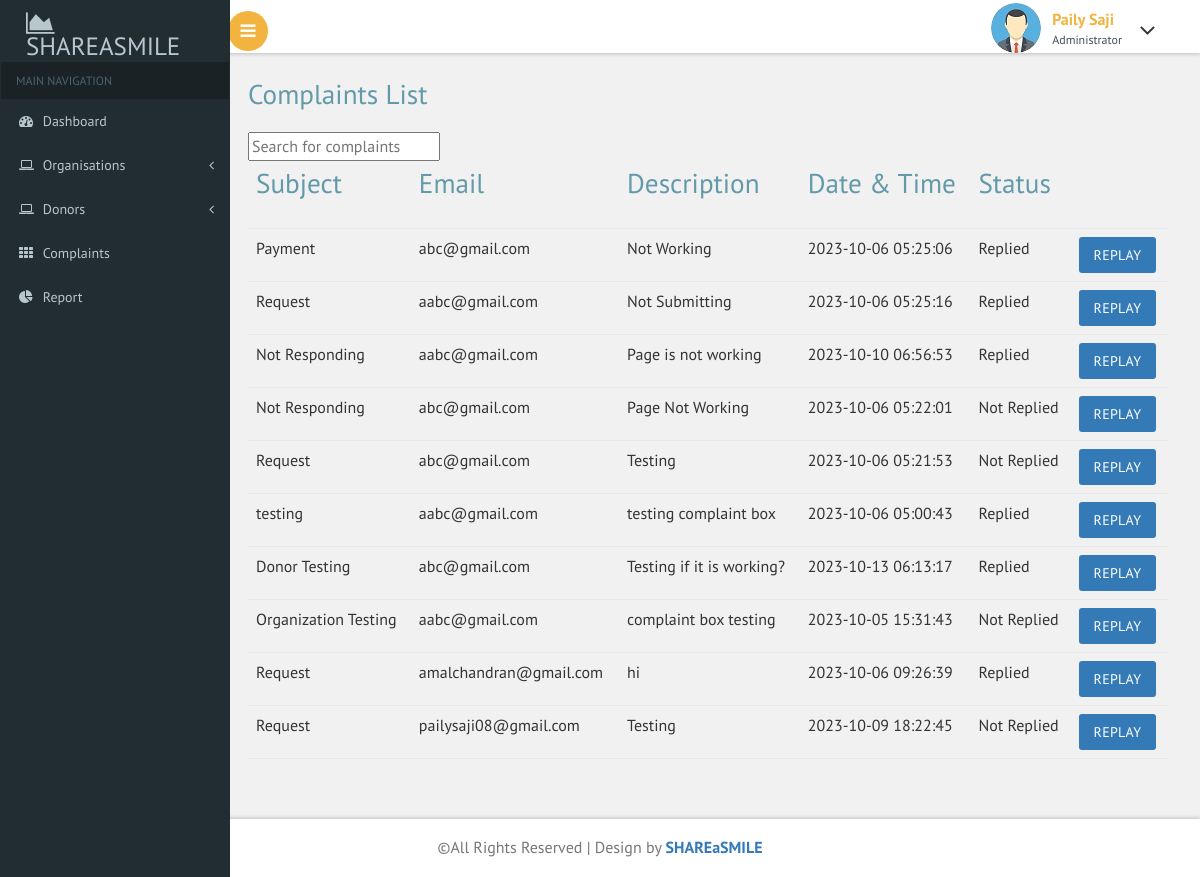
/admin/complaints.php, run on an earlier commit of the app's database.
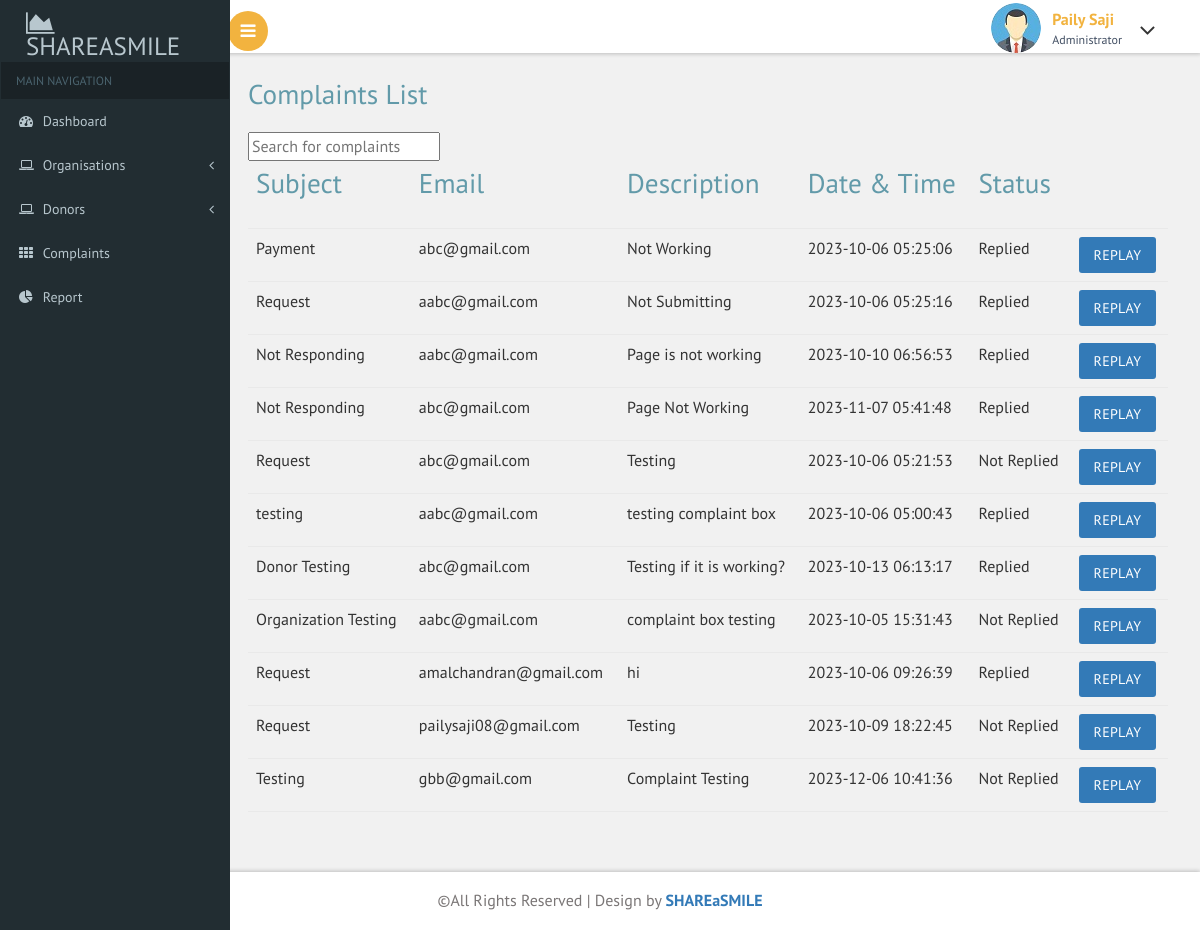
And on a later commit of the database.
### tables this page shows
CREATE TABLE `complaints` (
  `complaint_id` int(11) NOT NULL,
  `subject` varchar(100) NOT NULL,
  `description` varchar(500) NOT NULL,
  `email` varchar(50) NOT NULL,
  `timestamp` timestamp NOT NULL DEFAULT current_timestamp() ON UPDATE current_timestamp(),
  `status` int(11) NOT NULL DEFAULT 0,
  `replay` varchar(500) NOT NULL
);

### admin/complaints.php (the view, shortened to what this page needs)
<?php
include("header.php");
?>
<div id="page-wrapper">
    <div class="main-page">
        <h2 class="title1">Complaints List</h2>
        <input type="text" id="searchInput" placeholder="Search for complaints">
        <table class="table table-hover">
            <thead>
                <th>
                    <h2 class="title1">Subject</h2>
                </th>
                <th>
                    <h2 class="title1">Email</h2>
                </th>
                <th>
                    <h2 class="title1">Description</h2>
                </th>
                <th>
                    <h2 class="title1">Date & Time</h2>
                </th>
                <th>
                    <h2 class="title1">Status</h2>
                </th>
                <th></th>
            </thead>
            <tbody>
                <?php
                require("connect.php");
                $sql = "SELECT * FROM complaints";
                $res = mysqli_query($conn, $sql);
                if (mysqli_num_rows($res) > 0) {
                    while ($row = mysqli_fetch_assoc($res)) {
                        $cmo_id = $row['complaint_id'];
                        $sql1 = "SELECT * FROM complaints WHERE status=1 AND complaint_id=$cmo_id";
                        $res1 = mysqli_query($conn, $sql1);
                        ?>
                        <tr class="complaint-row">
                            <td><?php echo $row['subject'] ?></td>
                            <td><?php echo $row['email'] ?></td>
                            <td><?php echo $row['description'] ?></td>
                            <td><?php echo $row['timestamp'] ?></td>
                            <td><?php echo $row1 = mysqli_num_rows($res1) > 0 ? "Replied" : "Not Replied"; ?></td>
                            <td>
                                <?php if ($row1 = mysqli_num_rows($res1) > 0) : ?>
                                    <a class="btn btn-primary" href="alert.php">Replay</a>
                                <?php else : ?>
                                    <a class="btn btn-primary" href="replay.php?id=<?php echo $row['complaint_id'] ?>">Replay</a>
                                <?php endif; ?>
                            </td>
                        </tr>
                    <?php
                    }
                }
                ?>
            </tbody>
        </table>
    </div>
</div>
<?php
include("footer.php");
?>

What changed in the data, as far as the page shows it:
changed complaints "Page Not Working": timestamp "2023-10-06 05:22:01" → "2023-11-07 05:41:48"; res1 "Not Replied" → "Replied"
added complaints: subject "Testing", email "gbb@gmail.com", description "Complaint Testing", timestamp "2023-12-06 10:41:36", res1 "Not Replied"
